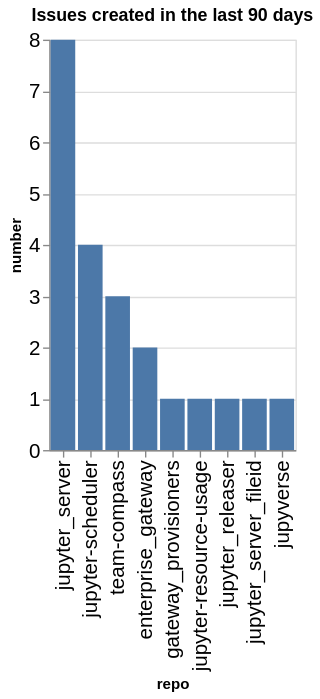

The notebook cell this image was saved under:
### Code cell
created_counts = created.groupby(['org', 'repo']).count()['number'].reset_index()
created_counts['org/repo'] = created_counts.apply(lambda a: a['org'] + '/' + a['repo'], axis=1)
sorted_vals = created_counts.sort_values(['org', 'number'], ascending=False)['repo'].values
alt.Chart(data=created_counts, title=f"Issues created in the last {n_days} days").mark_bar().encode(
    x=alt.X('repo', sort=alt.Sort(sorted_vals.tolist())),
    y='number',
)

### Figure 1 — Vega-Lite specification as saved in the notebook (floating-point values rounded to 4 significant figures)
{"config": {"axisLeft": {"labelFontSize": 15}, "axisBottom": {"labelFontSize": 15}}, "data": {"name": "data-aca5450890312e3bd0c9c70a302ce349"}, "mark": {"type": "bar"}, "encoding": {"x": {"field": "repo", "sort": ["jupyter_server", "jupyter-scheduler", "team-compass", "enterprise_gateway", "gateway_provisioners", "jupyter-resource-usage", "jupyter_releaser", "jupyter_server_fileid", "jupyverse"], "type": "nominal"}, "y": {"field": "number", "type": "quantitative"}}, "title": "Issues created in the last 90 days", "$schema": "https://vega.github.io/schema/vega-lite/v5.20.1.json", "datasets": {"data-aca5450890312e3bd0c9c70a302ce349": [{"org": "jupyter-server", "repo": "enterprise_gateway", "number": 2, "org/repo": "jupyter-server/enterprise_gateway"}, {"org": "jupyter-server", "repo": "gateway_provisioners", "number": 1, "org/repo": "jupyter-server/gateway_provisioners"}, {"org": "jupyter-server", "repo": "jupyter-resource-usage", "number": 1, "org/repo": "jupyter-server/jupyter-resource-usage"}, {"org": "jupyter-server", "repo": "jupyter-scheduler", "number": 4, "org/repo": "jupyter-server/jupyter-scheduler"}, {"org": "jupyter-server", "repo": "jupyter_releaser", "number": 1, "org/repo": "jupyter-server/jupyter_releaser"}, {"org": "jupyter-server", "repo": "jupyter_server", "number": 8, "org/repo": "jupyter-server/jupyter_server"}, {"org": "jupyter-server", "repo": "jupyter_server_fileid", "number": 1, "org/repo": "jupyter-server/jupyter_server_fileid"}, {"org": "jupyter-server", "repo": "jupyverse", "number": 1, "org/repo": "jupyter-server/jupyverse"}, {"org": "jupyter-server", "repo": "team-compass", "number": 3, "org/repo": "jupyter-server/team-compass"}]}}
